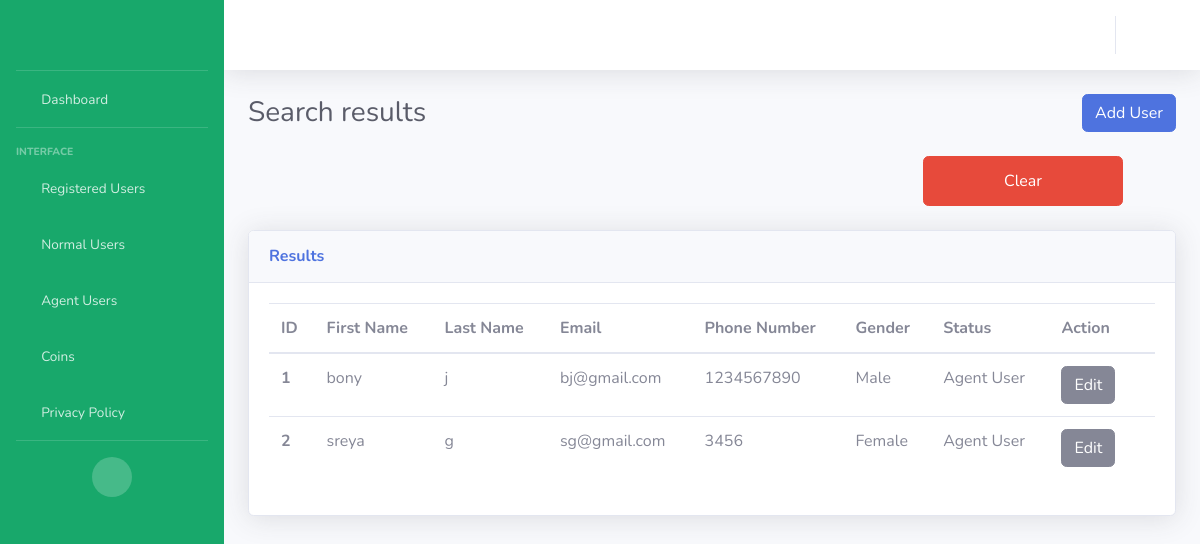
The app's page /agent/search/ with its own data.
### my_rabit_app/models.py (models this page shows, shortened)
class CustomerModel(models.Model):
    NORMAL_USER = 'Normal User'
    AGENT_USER = 'Agent User'
    USER_STATUS_CHOICES = [
        (NORMAL_USER, 'Normal User'),
        (AGENT_USER, 'Agent User'),
    ]
    MALE = 'Male'
    FEMALE = 'Female'
    GENDER_CHOICES = [
        (MALE, 'Male'),
        (FEMALE, 'Female')
    ]
    customer_id = models.AutoField(primary_key=True)
    customer_first_name = models.CharField(max_length=100, blank=False)
    customer_last_name = models.CharField(max_length=100, default="unknown")
    customer_email = models.EmailField(default="unknown")
    customer_phone_number = models.CharField(max_length=50)
    customer_password = models.CharField(max_length=100, default='unknown')
    rating = models.IntegerField(default=0)
    terms_conditions = models.BooleanField(default=False)
    is_online = models.BooleanField(default=False)
    is_engaged = models.BooleanField(default=False)
    is_existing = models.BooleanField(default=False)
    adhaar_no = models.CharField(max_length=50, default="unknown")
    terms_conditions = models.BooleanField(default=False)
    gender = models.CharField(
        max_length=20,
        choices=GENDER_CHOICES,
        null=True
    )
    status = models.CharField(
        max_length=20,
        choices=USER_STATUS_CHOICES,
        default=NORMAL_USER,
    )
    @property
    def rating(self):
        from .models import RatingModel
        rating = RatingModel.objects.filter(agent=self).aggregate(Avg('ratings')).get('ratings__avg')
        return rating if rating is not None else 0

### my_rabit_app/views.py (the view)
# urls.py: path('agent/search/', views.agent_search, name='agent_search'),  # view for searching a agent
def agent_search(request):
    first_name = request.GET.get('first_name', '')
    last_name = request.GET.get('last_name', '')
    phone_number = request.GET.get('phone_number', '')
    results = CustomerModel.objects.filter(status='Agent User')
    if first_name:
        results = results.filter(customer_first_name__icontains=first_name)
    if last_name:
        results = results.filter(customer_last_name__icontains=last_name)
    if phone_number:
        results = results.filter(customer_phone_number__icontains=phone_number)
    return render(request, 'search_results.html', {'results': results})

### templates/search_results.html (shortened to what this page needs)
{% extends 'base.html' %}
{% block content %}
<div class="container-fluid">
    <div class="d-sm-flex align-items-center justify-content-between mb-4">
        <h1 class="h3 mb-0 text-gray-800">Search results</h1>
        <div>
            <a href="{%url 'add_user' %}" class="btn btn-primary">Add User</a>
        </div>
    </div>
    <div class="row mb-4">
        <div class="col-lg-6">
            <button style="height: 50px;" class="btn btn-danger custom-back-btn" onclick="goBack()">Clear</button>
        </div>
    </div>
    <div class="row">
        <div class="col">
            {% if results %}
            <div class="card shadow mb-4">
                <div
                    class="card-header py-3 d-flex flex-row align-items-center justify-content-between">
                    <h6 class="m-0 font-weight-bold text-primary">Results</h6>
                </div>
                <div class="card-body">
                    <div class="table-responsive">
                        <table class="table table-hover all-users">
                          <thead>
                            <tr>
                              <th scope="col">ID</th>
                              <th scope="col">First Name</th>
                              <th scope="col">Last Name</th>
                              <th scope="col">Email</th>
                              <th scope="col">Phone Number</th>
                              <th scope="col">Gender</th>
                              <th scope="col">Status</th>
                              <th scope="col">Action</th>
                            </tr>
                          </thead>
                          <tbody>
                          {% for customer in results %}
                            <tr>
                               <th scope="row">{{ forloop.counter }}</th>
                              <td>{{customer.customer_first_name}}</td>
                              <td>{{customer.customer_last_name}}</td>
                              <td>{{customer.customer_email}}</td>
                              <td>{{customer.customer_phone_number}}</td>
                              <td>{{customer.gender}}</td>
                              <td>
                                <span id="status_text_{{ customer.customer_id }}">{{ customer.status }}</span>
                              </td>
                              <td>
                                <button id="edit_button_{{ customer.customer_id }}" class="btn btn-secondary" onclick="editStatus('{{ customer.customer_id }}')">Edit</button>
                                <form id="delete_form_{{ customer.customer_id }}" method="POST" action="{% url 'delete_user' %}" style="display: inline;">
                                    <i class="fas fa-trash" onclick="document.getElementById('delete_form_{{ customer.customer_id }}').submit();" style="cursor: pointer;"></i>
                                </form>
                              </td>
                            </tr>
                          {% endfor %}
                          </tbody>
                        </table>
                    </div>
                </div>
            </div>
            {% else %}
            <br>
            <h2>No results found.</h2>
            {% endif %}
        </div>
    </div>
</div>
{% endblock %}

### templates/base.html (style rules this page uses)
.custom-back-btn { width: 200px; margin-left: 675px; color: white; }

### records on screen
CustomerModel: customer_first_name "bony", customer_last_name "j", customer_email "bj@gmail.com", customer_phone_number "1234567890", gender "Male", status "Agent User"
CustomerModel: customer_first_name "sreya", customer_last_name "g", customer_email "sg@gmail.com", customer_phone_number "3456", gender "Female", status "Agent User"
